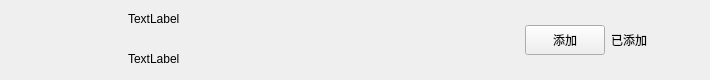
<?xml version="1.0" encoding="UTF-8"?>
<ui version="4.0">
 <class>ApplyFriendItem</class>
 <widget class="QWidget" name="ApplyFriendItem">
  <property name="geometry">
   <rect>
    <x>0</x>
    <y>0</y>
    <width>710</width>
    <height>80</height>
   </rect>
  </property>
  <property name="maximumSize">
   <size>
    <width>16777215</width>
    <height>80</height>
   </size>
  </property>
  <property name="windowTitle">
   <string>Form</string>
  </property>
  <layout class="QHBoxLayout" name="horizontalLayout">
   <property name="spacing">
    <number>6</number>
   </property>
   <property name="leftMargin">
    <number>9</number>
   </property>
   <property name="topMargin">
    <number>0</number>
   </property>
   <property name="rightMargin">
    <number>0</number>
   </property>
   <property name="bottomMargin">
    <number>0</number>
   </property>
   <item>
    <spacer name="horizontalSpacer">
     <property name="orientation">
      <enum>Qt::Horizontal</enum>
     </property>
     <property name="sizeType">
      <enum>QSizePolicy::Fixed</enum>
     </property>
     <property name="sizeHint" stdset="0">
      <size>
       <width>50</width>
       <height>20</height>
      </size>
     </property>
    </spacer>
   </item>
   <item>
    <widget class="QLabel" name="icon_lb">
     <property name="minimumSize">
      <size>
       <width>45</width>
       <height>45</height>
      </size>
     </property>
     <property name="maximumSize">
      <size>
       <width>45</width>
       <height>45</height>
      </size>
     </property>
     <property name="text">
      <string/>
     </property>
    </widget>
   </item>
   <item>
    <widget class="QWidget" name="widget" native="true">
     <layout class="QHBoxLayout" name="horizontalLayout_2">
      <property name="topMargin">
       <number>2</number>
      </property>
      <property name="bottomMargin">
       <number>2</number>
      </property>
      <item>
       <widget class="QWidget" name="widget_2" native="true">
        <layout class="QVBoxLayout" name="verticalLayout">
         <property name="spacing">
          <number>10</number>
         </property>
         <property name="topMargin">
          <number>2</number>
         </property>
         <property name="bottomMargin">
          <number>2</number>
         </property>
         <item>
          <widget class="QLabel" name="user_name_lb">
           <property name="minimumSize">
            <size>
             <width>100</width>
             <height>30</height>
            </size>
           </property>
           <property name="maximumSize">
            <size>
             <width>200</width>
             <height>30</height>
            </size>
           </property>
           <property name="text">
            <string>TextLabel</string>
           </property>
          </widget>
         </item>
         <item>
          <widget class="QLabel" name="user_chat_lb">
           <property name="minimumSize">
            <size>
             <width>100</width>
             <height>30</height>
            </size>
           </property>
           <property name="maximumSize">
            <size>
             <width>200</width>
             <height>30</height>
            </size>
           </property>
           <property name="text">
            <string>TextLabel</string>
           </property>
          </widget>
         </item>
        </layout>
       </widget>
      </item>
      <item>
       <spacer name="horizontalSpacer_3">
        <property name="orientation">
         <enum>Qt::Horizontal</enum>
        </property>
        <property name="sizeHint" stdset="0">
         <size>
          <width>40</width>
          <height>20</height>
         </size>
        </property>
       </spacer>
      </item>
      <item>
       <widget class="ClickedBtn" name="addBtn">
        <property name="minimumSize">
         <size>
          <width>80</width>
          <height>30</height>
         </size>
        </property>
        <property name="maximumSize">
         <size>
          <width>80</width>
          <height>30</height>
         </size>
        </property>
        <property name="text">
         <string>添加</string>
        </property>
       </widget>
      </item>
      <item>
       <widget class="QLabel" name="already_add_lb">
        <property name="minimumSize">
         <size>
          <width>40</width>
          <height>0</height>
         </size>
        </property>
        <property name="text">
         <string>已添加</string>
        </property>
       </widget>
      </item>
      <item>
       <spacer name="horizontalSpacer_2">
        <property name="orientation">
         <enum>Qt::Horizontal</enum>
        </property>
        <property name="sizeType">
         <enum>QSizePolicy::Fixed</enum>
        </property>
        <property name="sizeHint" stdset="0">
         <size>
          <width>50</width>
          <height>20</height>
         </size>
        </property>
       </spacer>
      </item>
     </layout>
    </widget>
   </item>
  </layout>
 </widget>
 <customwidgets>
  <customwidget>
   <class>ClickedBtn</class>
   <extends>QPushButton</extends>
   <header location="global">clickedbtn.h</header>
  </customwidget>
 </customwidgets>
 <resources/>
 <connections/>
</ui>
